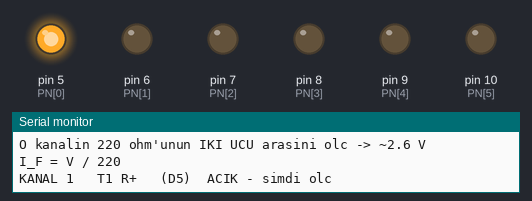
Recording of a sketch running on a simulated Arduino Uno, built with avr-gcc and run on an emulated ATmega328P. Shown: output pins drawn as LEDs (lit = HIGH), the last lines printed to the serial monitor.

Above: at 3.3 s.
At 6.3 s:
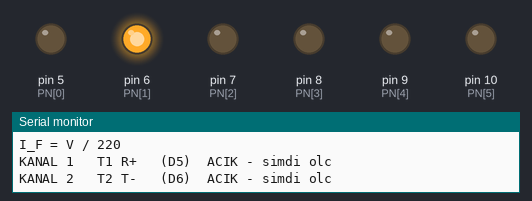
At 9.3 s:
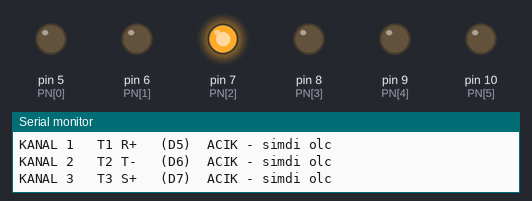
At 12.3 s:
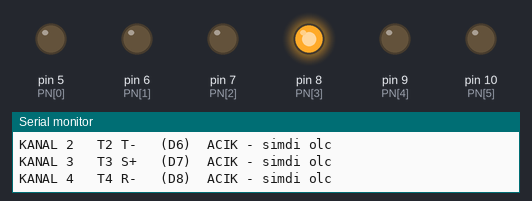
At 15.3 s:
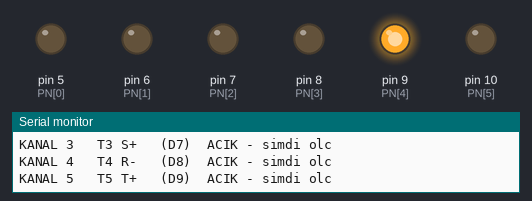
At 20.5 s:
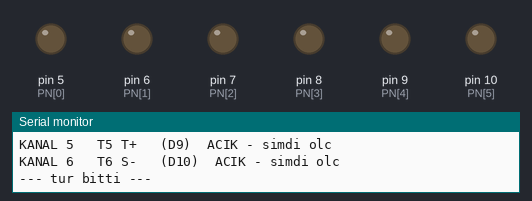
Timing chart, 0 to 27.2 s (numbered marks = the images above):
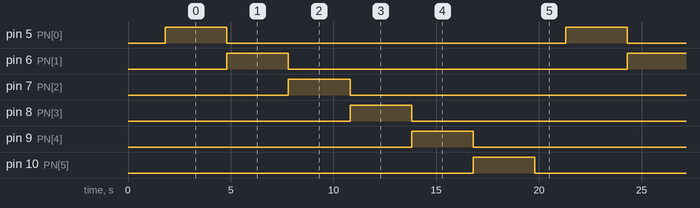

The sketch:

opto_test.ino
```cpp
/* ===================================================================
   MOC KARTI  -  ASAMA 1 TESTI
   Her kanali sirayla 3 saniye ACIK tutar.
   O sirada ilgili 220 ohm'un IKI UCU arasindaki gerilimi olc.
   Beklenen ~2.6 V   ->   I_F = V / 220 = ~11.9 mA
   UYARI: MOC cikislari (pin 4/6) bagli OLMAMALI. Sadece 5 V.
   =================================================================== */

const uint8_t  PN[6] = { 5, 6, 7, 8, 9, 10 };
const char*    NM[6] = { "T1 R+", "T2 T-", "T3 S+", "T4 R-", "T5 T+", "T6 S-" };
const uint16_t HOLD_MS = 3000;

void allOff(){ for (uint8_t i = 0; i < 6; i++) digitalWrite(PN[i], LOW); }

void setup(){
  for (uint8_t i = 0; i < 6; i++){ digitalWrite(PN[i], LOW); pinMode(PN[i], OUTPUT); }
  Serial.begin(115200);
  delay(300);
  Serial.println(F("\n=== MOC KARTI - ASAMA 1 TESTI ==="));
  Serial.println(F("Her kanal 3 sn ACIK kalir."));
  Serial.println(F("O kanalin 220 ohm'unun IKI UCU arasini olc -> ~2.6 V"));
  Serial.println(F("I_F = V / 220\n"));
  delay(1500);
}

void loop(){
  for (uint8_t i = 0; i < 6; i++){
    allOff();
    digitalWrite(PN[i], HIGH);
    Serial.print(F("KANAL ")); Serial.print(i + 1);
    Serial.print(F("   ")); Serial.print(NM[i]);
    Serial.print(F("   (D")); Serial.print(PN[i]);
    Serial.println(F(")  ACIK - simdi olc"));
    delay(HOLD_MS);
  }
  allOff();
  Serial.println(F("--- tur bitti ---\n"));
  delay(1500);
}
```

Measured:
- by itself, pin 5 (PN[0]), pin 6 (PN[1]), pin 7 (PN[2]), pin 8 (PN[3]), pin 9 (PN[4]), pin 10 (PN[5]): alternates HIGH for 3.0 s and LOW for 16.5 s
